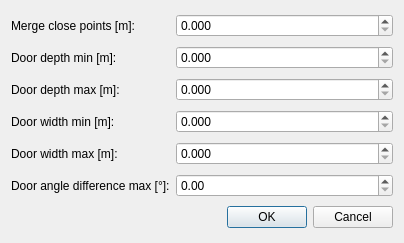
<?xml version="1.0" encoding="UTF-8"?>
<ui version="4.0">
 <class>DoorParamDialog</class>
 <widget class="QDialog" name="DoorParamDialog">
  <property name="geometry">
   <rect>
    <x>0</x>
    <y>0</y>
    <width>404</width>
    <height>243</height>
   </rect>
  </property>
  <property name="windowTitle">
   <string>Dialog</string>
  </property>
  <layout class="QGridLayout" name="gridLayout">
   <item row="0" column="3">
    <widget class="QLabel" name="label_merge_max_proximity">
     <property name="text">
      <string>Merge close points [m]:</string>
     </property>
    </widget>
   </item>
   <item row="1" column="3">
    <widget class="QLabel" name="label_door_depth_min">
     <property name="text">
      <string>Door depth min [m]:</string>
     </property>
    </widget>
   </item>
   <item row="2" column="3">
    <widget class="QLabel" name="label_door_depth_max">
     <property name="text">
      <string>Door depth max [m]:</string>
     </property>
    </widget>
   </item>
   <item row="3" column="3">
    <widget class="QLabel" name="label_door_width_min">
     <property name="text">
      <string>Door width min [m]:</string>
     </property>
    </widget>
   </item>
   <item row="4" column="3">
    <widget class="QLabel" name="label_door_width_max">
     <property name="text">
      <string>Door width max [m]:</string>
     </property>
    </widget>
   </item>
   <item row="5" column="3">
    <widget class="QLabel" name="label_door_angle_diff_max">
     <property name="text">
      <string>Door angle difference max [°]:</string>
     </property>
    </widget>
   </item>
   <item row="0" column="7">
    <widget class="QDoubleSpinBox" name="doubleSpinBox_merge_max_proximity">
     <property name="minimumSize">
      <size>
       <width>50</width>
       <height>0</height>
      </size>
     </property>
     <property name="maximumSize">
      <size>
       <width>16777215</width>
       <height>16777215</height>
      </size>
     </property>
     <property name="layoutDirection">
      <enum>Qt::LeftToRight</enum>
     </property>
     <property name="alignment">
      <set>Qt::AlignLeading|Qt::AlignLeft|Qt::AlignVCenter</set>
     </property>
     <property name="decimals">
      <number>3</number>
     </property>
     <property name="minimum">
      <double>0.000000000000000</double>
     </property>
     <property name="maximum">
      <double>1000.000000000000000</double>
     </property>
    </widget>
   </item>
   <item row="1" column="7">
    <widget class="QDoubleSpinBox" name="doubleSpinBox_door_depth_min">
     <property name="maximumSize">
      <size>
       <width>16777215</width>
       <height>16777215</height>
      </size>
     </property>
     <property name="decimals">
      <number>3</number>
     </property>
     <property name="minimum">
      <double>0.000000000000000</double>
     </property>
     <property name="maximum">
      <double>1000.000000000000000</double>
     </property>
    </widget>
   </item>
   <item row="2" column="7">
    <widget class="QDoubleSpinBox" name="doubleSpinBox_door_depth_max">
     <property name="maximumSize">
      <size>
       <width>16777215</width>
       <height>16777215</height>
      </size>
     </property>
     <property name="decimals">
      <number>3</number>
     </property>
     <property name="minimum">
      <double>0.000000000000000</double>
     </property>
     <property name="maximum">
      <double>1000.000000000000000</double>
     </property>
    </widget>
   </item>
   <item row="3" column="7">
    <widget class="QDoubleSpinBox" name="doubleSpinBox_door_width_min">
     <property name="maximumSize">
      <size>
       <width>16777215</width>
       <height>16777215</height>
      </size>
     </property>
     <property name="decimals">
      <number>3</number>
     </property>
     <property name="minimum">
      <double>0.000000000000000</double>
     </property>
     <property name="maximum">
      <double>1000.000000000000000</double>
     </property>
    </widget>
   </item>
   <item row="4" column="7">
    <widget class="QDoubleSpinBox" name="doubleSpinBox_door_width_max">
     <property name="maximumSize">
      <size>
       <width>16777215</width>
       <height>16777215</height>
      </size>
     </property>
     <property name="decimals">
      <number>3</number>
     </property>
     <property name="minimum">
      <double>0.000000000000000</double>
     </property>
     <property name="maximum">
      <double>1000.000000000000000</double>
     </property>
    </widget>
   </item>
   <item row="5" column="7">
    <widget class="QDoubleSpinBox" name="doubleSpinBox_door_angle_diff_max">
     <property name="maximumSize">
      <size>
       <width>16777215</width>
       <height>16777215</height>
      </size>
     </property>
     <property name="maximum">
      <double>90.000000000000000</double>
     </property>
    </widget>
   </item>
   <item row="6" column="7">
    <widget class="QDialogButtonBox" name="buttonBox">
     <property name="orientation">
      <enum>Qt::Horizontal</enum>
     </property>
     <property name="standardButtons">
      <set>QDialogButtonBox::Cancel|QDialogButtonBox::Ok</set>
     </property>
    </widget>
   </item>
  </layout>
 </widget>
 <resources/>
 <connections>
  <connection>
   <sender>buttonBox</sender>
   <signal>accepted()</signal>
   <receiver>DoorParamDialog</receiver>
   <slot>accept()</slot>
   <hints>
    <hint type="sourcelabel">
     <x>20</x>
     <y>20</y>
    </hint>
    <hint type="destinationlabel">
     <x>20</x>
     <y>20</y>
    </hint>
   </hints>
  </connection>
  <connection>
   <sender>buttonBox</sender>
   <signal>rejected()</signal>
   <receiver>DoorParamDialog</receiver>
   <slot>reject()</slot>
   <hints>
    <hint type="sourcelabel">
     <x>20</x>
     <y>20</y>
    </hint>
    <hint type="destinationlabel">
     <x>20</x>
     <y>20</y>
    </hint>
   </hints>
  </connection>
 </connections>
</ui>
